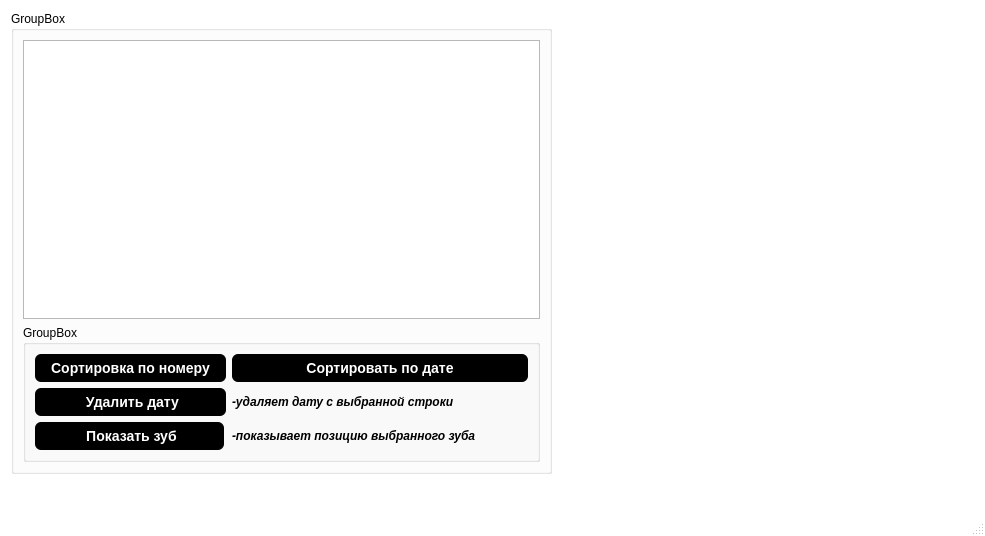
<?xml version="1.0" encoding="UTF-8"?>
<ui version="4.0">
 <class>MainWindow</class>
 <widget class="QMainWindow" name="MainWindow">
  <property name="geometry">
   <rect>
    <x>0</x>
    <y>0</y>
    <width>985</width>
    <height>536</height>
   </rect>
  </property>
  <property name="windowTitle">
   <string>MainWindow</string>
  </property>
  <property name="styleSheet">
   <string notr="true">QMainWindow{
background-color: rgb(255, 255, 255)
}</string>
  </property>
  <widget class="QWidget" name="centralwidget">
   <widget class="QGroupBox" name="groupBox_2">
    <property name="geometry">
     <rect>
      <x>11</x>
      <y>11</y>
      <width>541</width>
      <height>463</height>
     </rect>
    </property>
    <property name="title">
     <string>GroupBox</string>
    </property>
    <layout class="QVBoxLayout" name="verticalLayout">
     <item>
      <widget class="QTableView" name="tableView">
       <property name="enabled">
        <bool>true</bool>
       </property>
       <property name="styleSheet">
        <string notr="true">QTableView {
    color: black;
    gridline-color: black;
    border-color: black;
    font: 10px;
}
QHeaderView::section {
    background-color: black;
    color: white;
    height: 35px;
    font: 14px;
}
QTableView::item:focus{
    border: 2px solid black;
    background-color: black;
}
QScrollBar:vertical {
    background: black;
}
 QScrollBar::handle:vertical {
    background: black;
 }
QScrollBar:horizontal {
    background: black;
}
 QScrollBar::handle:horizontal {
    background: black;
 }</string>
       </property>
      </widget>
     </item>
     <item>
      <widget class="QGroupBox" name="groupBox">
       <property name="title">
        <string>GroupBox</string>
       </property>
       <layout class="QFormLayout" name="formLayout">
        <item row="4" column="0">
         <widget class="QPushButton" name="pushButton_2">
          <property name="cursor">
           <cursorShape>PointingHandCursor</cursorShape>
          </property>
          <property name="styleSheet">
           <string notr="true">
QPushButton {
  background-color: black;
  border: 1px solid rgba(27, 31, 35, .15);
  border-radius: 6px;
  color: #fff;
  font-family: -apple-system,system-ui,&quot;Segoe UI&quot;,Helvetica,Arial,sans-serif,&quot;Apple Color Emoji&quot;,&quot;Segoe UI Emoji&quot;;
  font-size: 14px;
  font-weight: 600;
  line-height: 20px;
  padding: 6px 16px;
  position: relative;
  text-align: center;
  text-decoration: none;
  vertical-align: middle;
  white-space: nowrap;
}
QPushButton:hover {
  background-color: rgb(255, 255, 255);
  border: 1px solid rgba(27, 31, 35, .15);
  border-radius: 6px;
  color: black;
  font-family: -apple-system,system-ui,&quot;Segoe UI&quot;,Helvetica,Arial,sans-serif,&quot;Apple Color Emoji&quot;,&quot;Segoe UI Emoji&quot;;
  font-size: 14px;
  font-weight: 600;
  line-height: 20px;
  padding: 6px 16px;
  position: relative;
  text-align: center;
  text-decoration: none;
  vertical-align: middle;
  white-space: nowrap;
}
</string>
          </property>
          <property name="text">
           <string>Сортировка по номеру</string>
          </property>
         </widget>
        </item>
        <item row="4" column="1">
         <widget class="QPushButton" name="pushButton_3">
          <property name="cursor">
           <cursorShape>PointingHandCursor</cursorShape>
          </property>
          <property name="styleSheet">
           <string notr="true">
QPushButton {
  background-color: black;
  border: 1px solid rgba(27, 31, 35, .15);
  border-radius: 6px;
  color: #fff;
  font-family: -apple-system,system-ui,&quot;Segoe UI&quot;,Helvetica,Arial,sans-serif,&quot;Apple Color Emoji&quot;,&quot;Segoe UI Emoji&quot;;
  font-size: 14px;
  font-weight: 600;
  line-height: 20px;
  padding: 6px 16px;
  position: relative;
  text-align: center;
  text-decoration: none;
  vertical-align: middle;
  white-space: nowrap;
}
QPushButton:hover {
  background-color: rgb(255, 255, 255);
  border: 1px solid rgba(27, 31, 35, .15);
  border-radius: 6px;
  color: black;
  font-family: -apple-system,system-ui,&quot;Segoe UI&quot;,Helvetica,Arial,sans-serif,&quot;Apple Color Emoji&quot;,&quot;Segoe UI Emoji&quot;;
  font-size: 14px;
  font-weight: 600;
  line-height: 20px;
  padding: 6px 16px;
  position: relative;
  text-align: center;
  text-decoration: none;
  vertical-align: middle;
  white-space: nowrap;
}
</string>
          </property>
          <property name="text">
           <string>Сортировать по дате</string>
          </property>
         </widget>
        </item>
        <item row="5" column="0">
         <widget class="QPushButton" name="pushButton_4">
          <property name="cursor">
           <cursorShape>PointingHandCursor</cursorShape>
          </property>
          <property name="styleSheet">
           <string notr="true">
QPushButton {
  background-color: black;
  border: 1px solid rgba(27, 31, 35, .15);
  border-radius: 6px;
  color: #fff;
  font-family: -apple-system,system-ui,&quot;Segoe UI&quot;,Helvetica,Arial,sans-serif,&quot;Apple Color Emoji&quot;,&quot;Segoe UI Emoji&quot;;
  font-size: 14px;
  font-weight: 600;
  line-height: 20px;
  padding: 6px 16px;
  position: relative;
  text-align: center;
  text-decoration: none;
  vertical-align: middle;
  white-space: nowrap;
}
QPushButton:hover {
  background-color: rgb(255, 255, 255);
  border: 1px solid rgba(27, 31, 35, .15);
  border-radius: 6px;
  color: black;
  font-family: -apple-system,system-ui,&quot;Segoe UI&quot;,Helvetica,Arial,sans-serif,&quot;Apple Color Emoji&quot;,&quot;Segoe UI Emoji&quot;;
  font-size: 14px;
  font-weight: 600;
  line-height: 20px;
  padding: 6px 16px;
  position: relative;
  text-align: center;
  text-decoration: none;
  vertical-align: middle;
  white-space: nowrap;
}
</string>
          </property>
          <property name="text">
           <string>         Удалить дату        </string>
          </property>
         </widget>
        </item>
        <item row="5" column="1">
         <widget class="QLabel" name="label_2">
          <property name="font">
           <font>
            <italic>true</italic>
            <bold>true</bold>
           </font>
          </property>
          <property name="text">
           <string>-удаляет дату с выбранной строки</string>
          </property>
         </widget>
        </item>
        <item row="6" column="0">
         <widget class="QPushButton" name="pushButton_5">
          <property name="cursor">
           <cursorShape>PointingHandCursor</cursorShape>
          </property>
          <property name="styleSheet">
           <string notr="true">
QPushButton {
  background-color: black;
  border: 1px solid rgba(27, 31, 35, .15);
  border-radius: 6px;
  color: #fff;
  font-family: -apple-system,system-ui,&quot;Segoe UI&quot;,Helvetica,Arial,sans-serif,&quot;Apple Color Emoji&quot;,&quot;Segoe UI Emoji&quot;;
  font-size: 14px;
  font-weight: 600;
  line-height: 20px;
  padding: 6px 16px;
  position: relative;
  text-align: center;
  text-decoration: none;
  vertical-align: middle;
  white-space: nowrap;
}
QPushButton:hover {
  background-color: rgb(255, 255, 255);
  border: 1px solid rgba(27, 31, 35, .15);
  border-radius: 6px;
  color: black;
  font-family: -apple-system,system-ui,&quot;Segoe UI&quot;,Helvetica,Arial,sans-serif,&quot;Apple Color Emoji&quot;,&quot;Segoe UI Emoji&quot;;
  font-size: 14px;
  font-weight: 600;
  line-height: 20px;
  padding: 6px 16px;
  position: relative;
  text-align: center;
  text-decoration: none;
  vertical-align: middle;
  white-space: nowrap;
}
</string>
          </property>
          <property name="text">
           <string>         Показать зуб        </string>
          </property>
         </widget>
        </item>
        <item row="6" column="1">
         <widget class="QLabel" name="label_3">
          <property name="font">
           <font>
            <italic>true</italic>
            <bold>true</bold>
           </font>
          </property>
          <property name="text">
           <string>-показывает позицию выбранного зуба </string>
          </property>
         </widget>
        </item>
       </layout>
      </widget>
     </item>
    </layout>
   </widget>
   <widget class="QLabel" name="label">
    <property name="geometry">
     <rect>
      <x>565</x>
      <y>11</y>
      <width>401</width>
      <height>451</height>
     </rect>
    </property>
    <property name="text">
     <string/>
    </property>
   </widget>
  </widget>
  <widget class="QMenuBar" name="menubar">
   <property name="geometry">
    <rect>
     <x>0</x>
     <y>0</y>
     <width>985</width>
     <height>26</height>
    </rect>
   </property>
  </widget>
  <widget class="QStatusBar" name="statusbar"/>
 </widget>
 <resources/>
 <connections/>
</ui>
